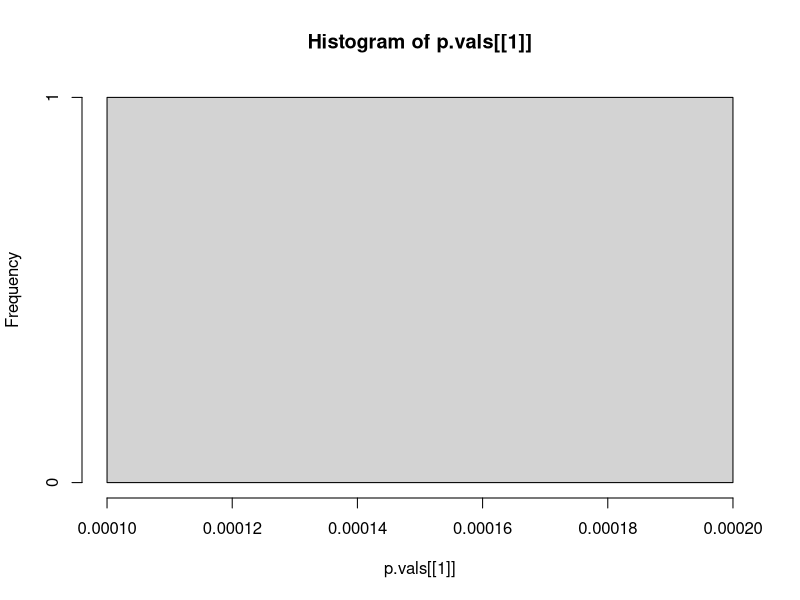
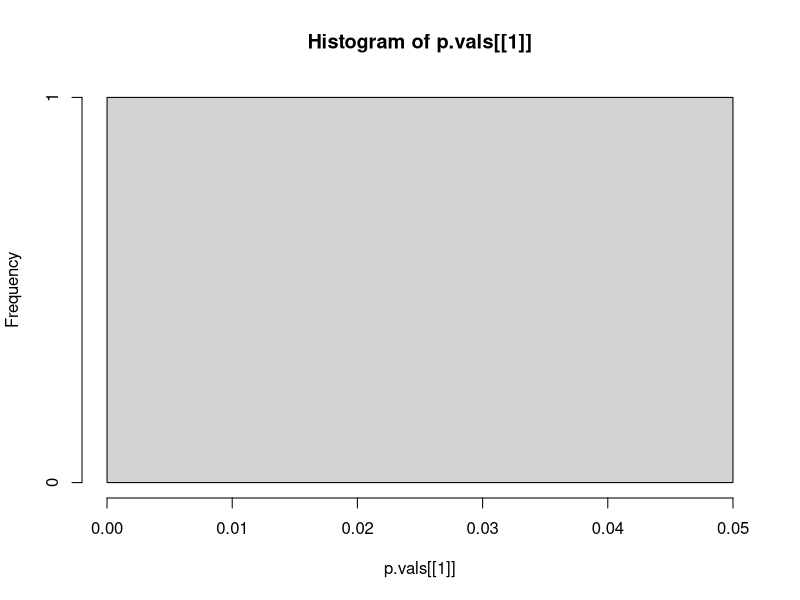
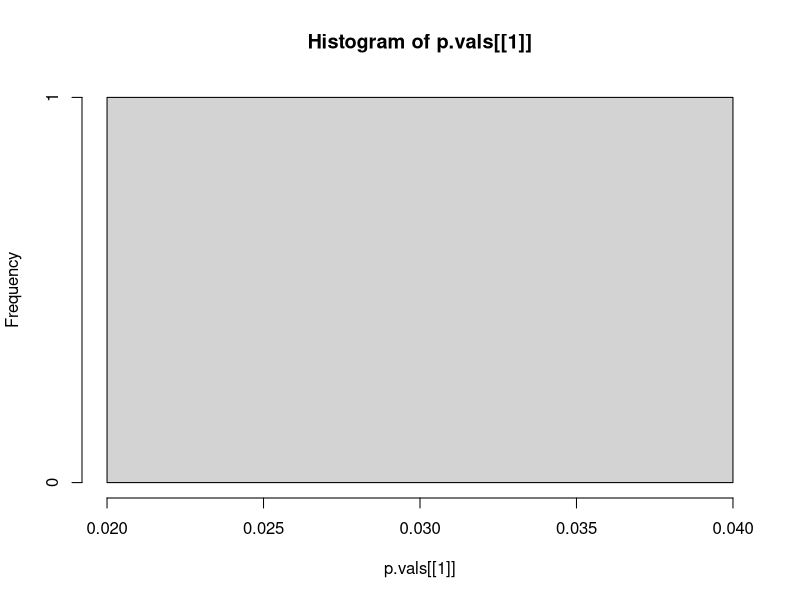
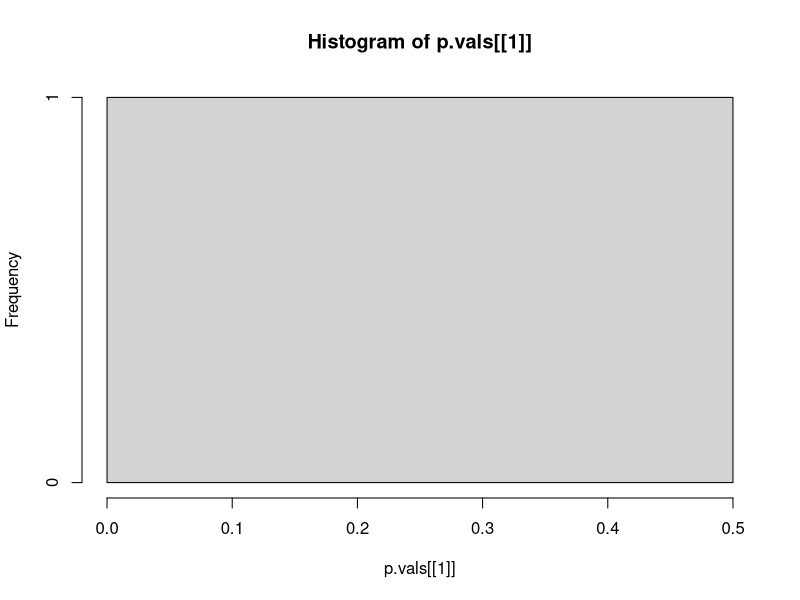
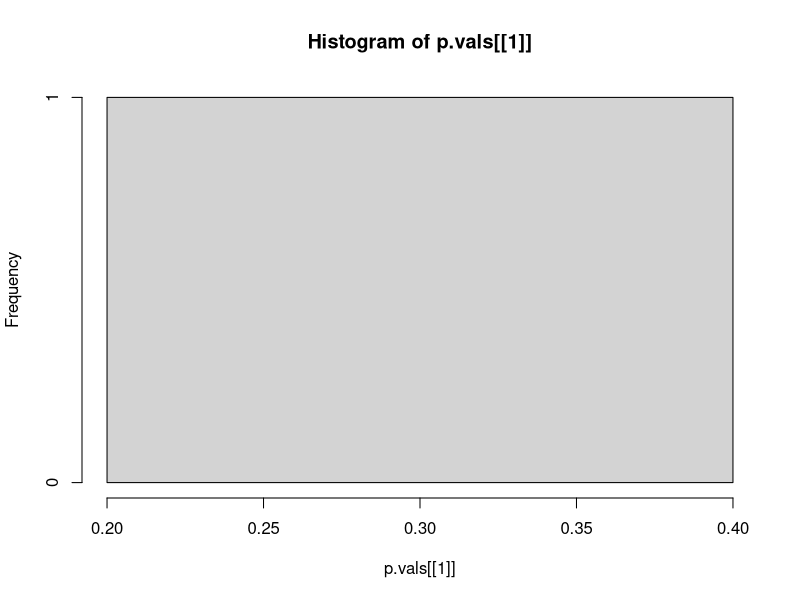

The R source for these figures, in order: (Note: this script raises an error after producing the figures.)
generate_data = function(n, p){
  covariates = matrix(rnorm(n*p), nrow=n, ncol=p)
  responses = as.vector(rnorm(n))
  return(
    list(covariates, responses)
    )
}


model_select = function(covariates, responses, cutoff){
  coeffs = summary(lm(responses ~ covariates))$coefficients
  p = coeffs[,4]
  sig.vars = covariates[,c((which(p <= cutoff) - 1))]
  if(sum(sig.vars) > 0){ # Terminate if only the intercept is relevant
    new.coeffs = summary(lm(responses ~ sig.vars))$coefficients
    p.vector = new.coeffs[,4]
    return(
      list(p.vector)
    )
    } else {
      return(
        list(c())
        )
    }
}

run_simulation = function(n_trials, n, p, cutoff){
  p.vals = c()
  for(i in 1:(n_trials)){
    data = generate_data(1000, 20)
    covariates = data[[1]]
    responses = data[[2]]
    p.list = model_select(covariates, responses, 0.05)
    p.vals = rbind(p.vals, p.list[[1]][i])
  }
  p.vals
  return(hist(p.vals[[1]]))
}

run_simulation(n_trials = 1000, n = 100, p = 10, cutoff = 0.5)

run_simulation(n_trials = 1000, n = 1000, p = 10, cutoff = 0.5)

run_simulation(n_trials = 1000, n = 10000, p = 10, cutoff = 0.5)

run_simulation(n_trials = 1000, n = 100, p = 20, cutoff = 0.5)

run_simulation(n_trials = 1000, n = 1000, p = 20, cutoff = 0.5)

run_simulation(n_trials = 1000, n = 10000, p = 20, cutoff = 0.5)

run_simulation(n_trials = 1000, n = 100, p = 50, cutoff = 0.5)

run_simulation(n_trials = 1000, n = 1000, p = 50, cutoff = 0.5)

run_simulation(n_trials = 1000, n = 10000, p = 50, cutoff = 0.5)

